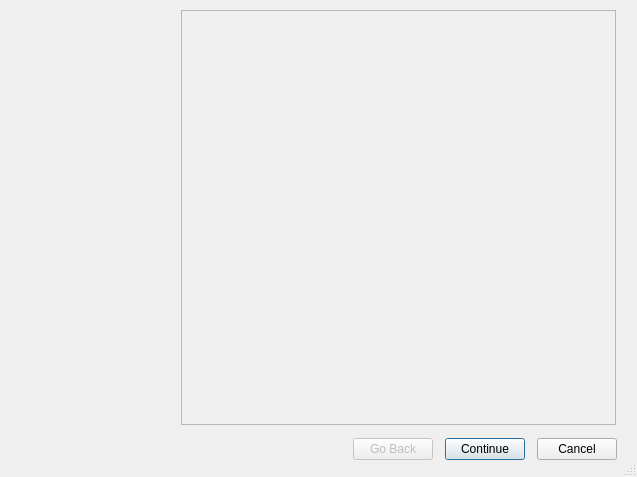
<?xml version="1.0" encoding="UTF-8"?>
<ui version="4.0">
 <class>OpeningWizard</class>
 <widget class="QWizard" name="OpeningWizard">
  <property name="geometry">
   <rect>
    <x>0</x>
    <y>0</y>
    <width>637</width>
    <height>477</height>
   </rect>
  </property>
  <property name="windowTitle">
   <string>Wizard</string>
  </property>
  <property name="sizeGripEnabled">
   <bool>true</bool>
  </property>
  <property name="modal">
   <bool>false</bool>
  </property>
  <property name="wizardStyle">
   <enum>QWizard::MacStyle</enum>
  </property>
  <widget class="QWizardPage" name="wizardPage1"/>
  <widget class="QWizardPage" name="wizardPage2"/>
 </widget>
 <resources/>
 <connections/>
</ui>
